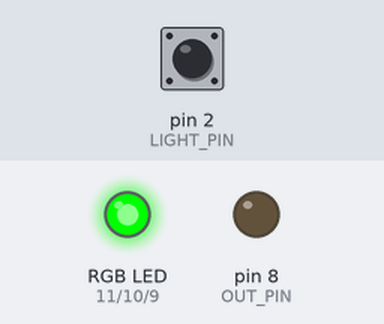
Recording of a program running on a simulated Arduino Uno, built with avr-gcc and run on an emulated ATmega328P. On the bench: an RGB LED mixed from three pins (HIGH = lit), output pins drawn as LEDs (lit = HIGH). The inputs (shaded band) are chosen by the test bench; at power-on: pin 2 (LIGHT_PIN) HIGH.

Above: at 1.2 s.
1.3 s: pin 2 (LIGHT_PIN) driven LOW
At 2.5 s:
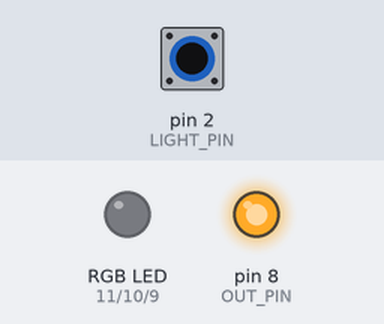
2.8 s: pin 2 (LIGHT_PIN) driven HIGH
At 3.2 s:
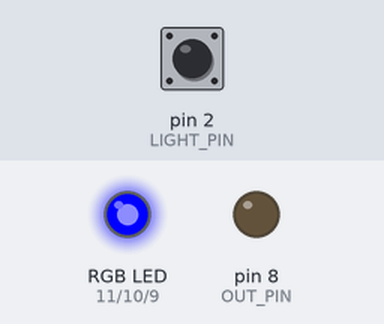
5.8 s: pin 2 (LIGHT_PIN) pulsed LOW 2 times (0.12 s each, 0.3 s apart)
At 6.45 s:
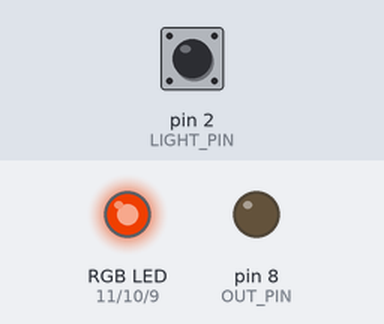
Timing chart, 0 to 24.0 s (numbered marks = the images above; inputs shaded):
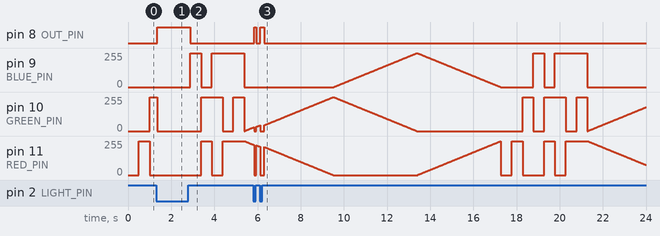

Measured:
- after the input at 1.3 s, pin 8 (OUT_PIN): LOW → HIGH after 0.05 s; pin 9 (BLUE_PIN): stays 0/255 (without the input it goes to 255/255 after 0.20 s); pin 11 (RED_PIN): stays 0/255 (without the input it goes to 255/255 after 0.70 s)
- after the input at 2.8 s, pin 8 (OUT_PIN): HIGH → LOW after 0.08 s; pin 9 (BLUE_PIN): 0/255 → 255/255 after 0.08 s, → 0/255 0.50 s later, → 255/255 0.50 s later, → 0/255 1.5 s later; pin 10 (GREEN_PIN): ramps from 0/255 to 255/255 and jumps back, once every 1.0 s; pin 11 (RED_PIN): ramps from 255/255 to 0/255 and jumps back, once every 1.0 s
- after the input at 5.8 s, pin 8 (OUT_PIN): LOW → HIGH after 0.05 s, → LOW 0.09 s later, → HIGH 0.18 s later, → LOW 0.18 s later

The program:

main.cpp
```cpp
#include <Arduino.h>
#include <Arduino_FreeRTOS.h>

const int RED_PIN = 11;   // led đỏ
const int GREEN_PIN = 10; // led xanh lá
const int BLUE_PIN = 9;   // led xanh dương
const int LIGHT_PIN = 2;
const int OUT_PIN = 8;
int l;
int state;

int DELAY_TIME = 500;

TaskHandle_t task1_handle = NULL;

void displayAllBasicColors()
{
  // Tắt toàn bộ các led
  digitalWrite(RED_PIN, LOW);
  digitalWrite(GREEN_PIN, LOW);
  digitalWrite(BLUE_PIN, LOW);

  delay(DELAY_TIME);

  // Chỉ bật led đỏ
  digitalWrite(RED_PIN, HIGH);
  digitalWrite(GREEN_PIN, LOW);
  digitalWrite(BLUE_PIN, LOW);

  delay(DELAY_TIME);

  // Chỉ bật led xanh lá
  digitalWrite(RED_PIN, LOW);
  digitalWrite(GREEN_PIN, HIGH);
  digitalWrite(BLUE_PIN, LOW);

  delay(DELAY_TIME);

  // Chỉ bật led xanh dương
  digitalWrite(RED_PIN, LOW);
  digitalWrite(GREEN_PIN, LOW);
  digitalWrite(BLUE_PIN, HIGH);

  delay(DELAY_TIME);

  // Bật màu vàng bắng cách bật led đỏ và xanh
  digitalWrite(RED_PIN, HIGH);
  digitalWrite(GREEN_PIN, HIGH);
  digitalWrite(BLUE_PIN, LOW);

  delay(DELAY_TIME);

  // Xanh lam (Cyan) bằng cách bật led xanh lá và xanh dương
  digitalWrite(RED_PIN, LOW);
  digitalWrite(GREEN_PIN, HIGH);
  digitalWrite(BLUE_PIN, HIGH);

  delay(DELAY_TIME);

  // Tím (đỏ xanh dương)
  digitalWrite(RED_PIN, HIGH);
  digitalWrite(GREEN_PIN, LOW);
  digitalWrite(BLUE_PIN, HIGH);

  delay(DELAY_TIME);

  // Màu trắng (tất cả các led)
  digitalWrite(RED_PIN, HIGH);
  digitalWrite(GREEN_PIN, HIGH);
  digitalWrite(BLUE_PIN, HIGH);

  delay(DELAY_TIME);
}

void showRGB(int color)
{
  int redPWM;
  int greenPWM;
  int bluePWM;

  if (color <= 255) // phân vùng 1
  {
    redPWM = 255 - color; // red đi từ sáng về tắt
    greenPWM = color;     // green đi từ tắt thành sáng
    bluePWM = 0;          // blue luôn tắt
  }
  else if (color <= 511) // phân vùng 2
  {
    redPWM = 0;                     // đỏ luôn tắt
    greenPWM = 255 - (color - 256); // green đi từ sáng về tắt
    bluePWM = (color - 256);        // blue đi từ tắt thành sáng
  }
  else // color >= 512       // phân vùng 3
  {
    redPWM = (color - 512);        // red tắt rồi lại sáng
    greenPWM = 0;                  // green luôn tắt nhé
    bluePWM = 255 - (color - 512); // blue sáng rồi lại tắt
  }

  // xuất xung ra
  analogWrite(RED_PIN, redPWM);
  analogWrite(BLUE_PIN, bluePWM);
  analogWrite(GREEN_PIN, greenPWM);
}

void showSpectrum()
{
  for (int i = 0; i < 768; i++)
  {
    showRGB(i); // Call RGBspectrum() with our new x
    vTaskDelay(1);
  }
}

void TaskLed(void *pvParameters) // This is a task.
{
  (void)pvParameters;

  for (;;)
  {
    displayAllBasicColors();
    showSpectrum();
  }
}

void TaskMain(void *pvParameters) // This is a task.
{
  (void)pvParameters;

  for (;;)
  {
    l = digitalRead(LIGHT_PIN);
    if (!l)
    {
      digitalWrite(OUT_PIN, HIGH);
      state = 0;
    }
    else
    {
      digitalWrite(OUT_PIN, LOW);
      state = 1;
    }
    vTaskDelay(100 / portTICK_PERIOD_MS);
  }
}

void setup()
{
  Serial.begin(9600);

  pinMode(LIGHT_PIN, INPUT);
  pinMode(OUT_PIN, OUTPUT);

  pinMode(RED_PIN, OUTPUT);
  pinMode(GREEN_PIN, OUTPUT);
  pinMode(BLUE_PIN, OUTPUT);

  xTaskCreate(TaskLed, "Led", 128, NULL, 1, &task1_handle);
  xTaskCreate(TaskMain, "Main", 128, NULL, 3, NULL);
}

void loop()
{
  if (state)
  {
    vTaskResume(task1_handle);
  }
  else
  {
    vTaskSuspend(task1_handle);
    digitalWrite(RED_PIN, LOW);
    digitalWrite(GREEN_PIN, LOW);
    digitalWrite(BLUE_PIN, LOW);
  }
}
```
